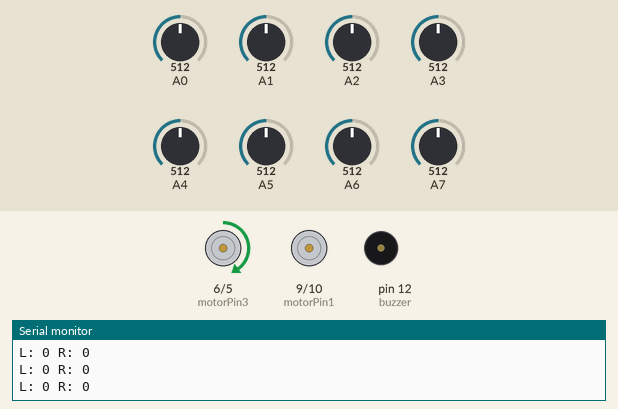
Simulated run of this sketch. Board: Arduino Uno, built with avr-gcc and run on an emulated ATmega328P. Parts: motor-driver pin pairs drawn as motors (green arrow = first pin HIGH = forward, orange = second pin HIGH = backward, longer = more drive), buzzer (waves = sounding, pin HIGH), the last lines printed to the serial monitor. The test bench sets the inputs (shaded band); at power-on: A1 = 512, A3 = 512, A0 = 512, A2 = 512, A6 = 512, A4 = 512, A5 = 512, A7 = 512.

Above: at 6.6 s.
6.7 s: A1 set to 525
At 6.77 s:
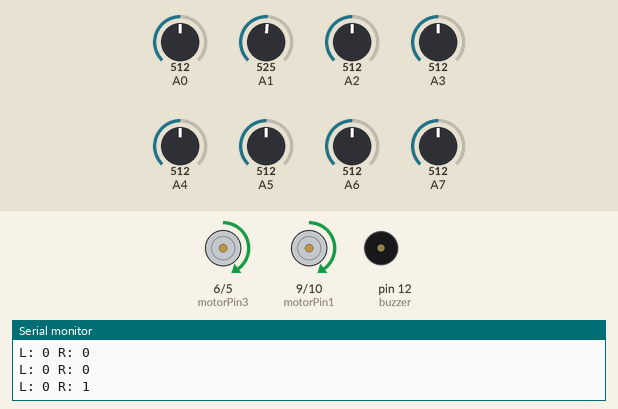
At 8.1 s:
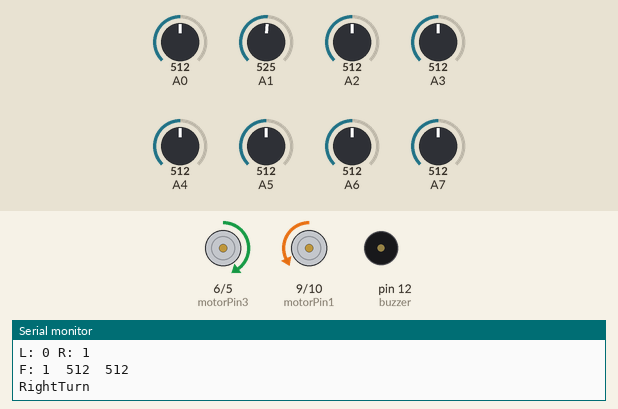
8.3 s: A3 set to 528
At 8.8 s:
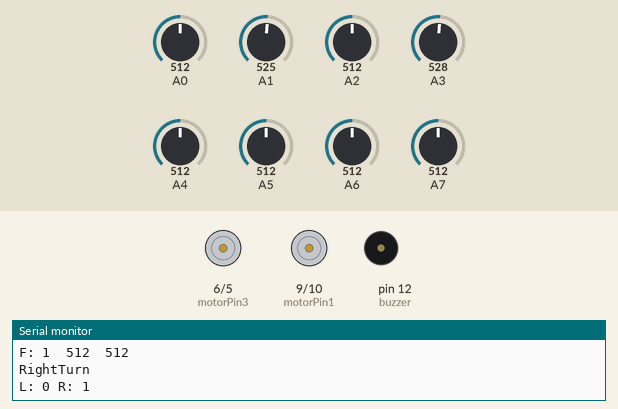
11.3 s: A0 set to 531
At 12.46 s:
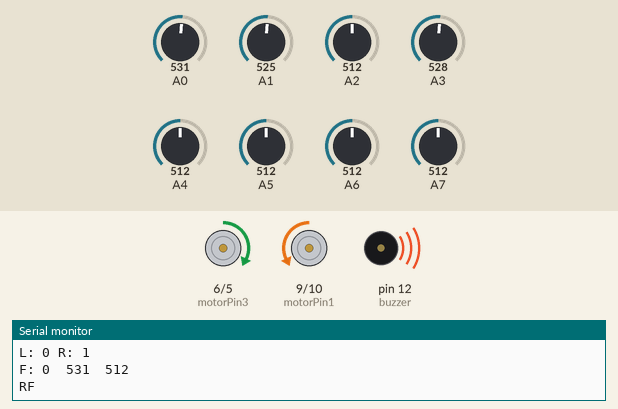
14.3 s: A2 set to 716
17.3 s: A6 set to 716
20.3 s: A2 set to 306
Timing chart, 0 to 24.3 s (numbered marks = the images above; inputs shaded):
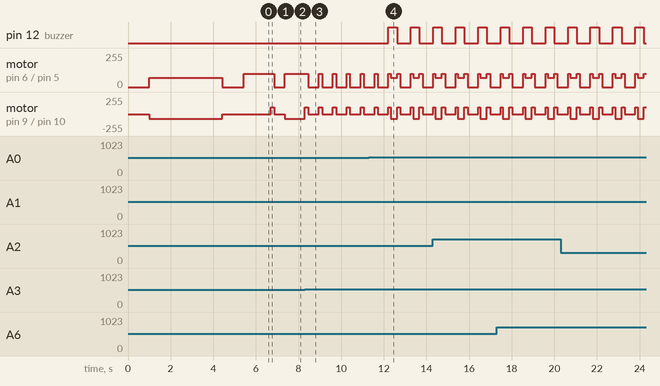

The sketch:

Meccelaration_nodeTurn3.ino
```cpp
//things to change each bot: motorpins, kp, kd, maxSpeed, rotationSpeed,turnDelay,buzzer,contiBlack,contiWhite;
#define sensorNum 8
#define maxSpeed 100
#define rotationSpeed 70

int blackLimit[sensorNum];

const int motorPin1 = 9,motorPin2 = 10;        //right motor
const int motorPin3 = 6,motorPin4 = 5;       //left motor

float error, prevError=0;
float mappedValue, targetValue = 8;

float safety=0.5;

float kp=45;                         //40
float kd=50;                       //10


int motorResponse;
float correction;

int nodeDirection[100]; //(where bot went while mapping, will be opposite while coming back) 0 for right; 1 for front; 2 for left;
int nodeOptions[100];
int currentNode=0;
int currentNodeType=0; //1 for RFL; 2 for RF; 3 for FL; 4 for RL;
int turnDelay=300,fDelay=100;
int buzzer=12;

int digitalReading[sensorNum];
int leftSpeed,rightSpeed;
int pidAllWhite=0,turnAllWhite=0 ;
int leftIR,rightIR,frontIR;
int contiBlack=5,contiWhite=1000,mappingEndCounter=0,stopCounter=0;
int leftIRsWhite=0,rightIRsWhite=0;

int incomingByte;

int time=5;

int prev, curr, diff;


void setup()
{
  //initialize IR pins
  for(int i = 0; i < sensorNum; i++)
  {
    pinMode(A0 + i, INPUT);
  }

  //initialize motor pins
  pinMode(motorPin1, OUTPUT);
  pinMode(motorPin2, OUTPUT);
  pinMode(motorPin3, OUTPUT);
  pinMode(motorPin4, OUTPUT);

  pinMode(buzzer,OUTPUT);


  delay(1000);
    Serial.begin(38400);
calibration();


}


void loop()
{
sensorMapping();
// send data only when you receive data:
if (Serial.available() > 0)
{
        // read the incoming byte:
        incomingByte = Serial.read();

        // say what you got:
        Serial.print("I received: ");
        Serial.println(incomingByte, DEC);
}

//sensorRead();
digitalWrite(buzzer,LOW);

Serial.print("L: ");
Serial.print(leftIRsWhite);
Serial.print(" ");
Serial.print("R: ");
Serial.println(rightIRsWhite);

/*
Serial.println(mappedValue);
Serial.println();
Serial.print(leftSpeed);
Serial.print(" ");
Serial.print(rightSpeed);
Serial.println();
*/
/*// For IR Reading
for(int i = 0; i < sensorNum; i++)


{
  //Serial.print(analogRead(A0+i));
  if(analogRead(A0+i)<blackLimit[i])
 Serial.print("B");
 else Serial.print("W");
 Serial.print(" ");
 Serial.print(analogRead(A0+i));
 Serial.print(" && ");
 Serial.print(blackLimit[i]);
 Serial.print(" ||| ");
}
Serial.println();
Serial.print(leftIR);
Serial.print(" & ");
Serial.println(rightIR);
*/


/*
//return from wrong path
if(mappedValue==111)
{
  //return for RFL
  if(currentNodeType==1)
  {
    { nodeDirection[currentNode]++;
     nodeOptions[currentNode]--;
      while(mappedValue==111)
      {
        plannedACRotate();
        sensorMapping();
      } pid(); motor(leftSpeed,rightSpeed);
      if (rightIR==0 && frontIR==0 && leftIR==0 )
      {
        if(nodeOptions[currentNode]!=0)
        {
        nodeTurn();
        } else
        {
        currentNode-=2;
        nodeTurn();
        }
      }
    }
  }

    //return for RF
  else if(currentNodeType==2)
  {
    { nodeDirection[currentNode]++;
     nodeOptions[currentNode]--;
      while(mappedValue==111)
      {
        plannedACRotate();
        sensorMapping();
      } pid(); motor(leftSpeed,rightSpeed);
      if ((rightIR==0 && leftIR==0) || (frontIR==0 && leftIR==0 ) )
      {
        if(nodeOptions[currentNode]!=0)
        {
        nodeTurn();
        } else
        {
        currentNode-=2;
        motor(leftSpeed,rightSpeed);
        }
      }
    }
  }

    //return for FL
  else if(currentNodeType==3)
  {
    { nodeDirection[currentNode]++;
     nodeOptions[currentNode]--;
      while(mappedValue==111)
      {
        plannedACRotate();
        sensorMapping();
      } pid(); motor(leftSpeed,rightSpeed);
      if ((rightIR==0 && frontIR==0) || (rightIR==0 && leftIR==0 ) )
      {
        if(nodeOptions[currentNode]!=0)
        {
        nodeTurn();
        } else
        {
        currentNode-=2;
        nodeTurn();
        }
      }
    }
  }

    //return for RL
  else if(currentNodeType==4)
  {
    { nodeDirection[currentNode]+=2;
     nodeOptions[currentNode]--;
      while(mappedValue==111)
      {
        plannedACRotate();
        sensorMapping();
      } pid(); motor(leftSpeed,rightSpeed);
      if ((leftIR==0 && frontIR==0) || (rightIR==0 && leftIR==0 ) )
      {
        if(nodeOptions[currentNode]!=0)
        {
        motor(leftSpeed,rightSpeed);
        } else
        {
        currentNode-=2;
        nodeTurn();
        }
      }
    }
  }


}
*/

if(rightIRsWhite==1 || leftIRsWhite==1 )
{ brake();
if( rightIRsWhite==1 || leftIRsWhite==1  )
{

  scout();
  brake();
  delay(500);
  Serial.print("F: ");
  Serial.print(frontIR);
  Serial.print("  ");
  Serial.print(analogRead(A0));
  Serial.print("  ");
  Serial.println(blackLimit[0]);

  //for RL
  if (rightIRsWhite==1 && leftIRsWhite==1 && frontIR==1 )
  { Serial.println("RL");
    digitalWrite(buzzer,HIGH);
    currentNode++;
    nodeDirection[currentNode]=0;
    nodeOptions[currentNode]=2;
    currentNodeType=4;
    nodeTurn();
    pid();
    motor(leftSpeed,rightSpeed);


  }

  else if (leftIRsWhite==1 && rightIRsWhite==0 && frontIR==1)
  {
  Serial.println("LeftTurn");
  sensorMapping();
  while(digitalReading[5]==1)
  {plannedACRotate();
  sensorMapping();
  }
  pid();
  motor(leftSpeed,rightSpeed);
  }

  else if (leftIRsWhite==0 && rightIRsWhite==1 && frontIR==1)
  {
  Serial.println("RightTurn");
  sensorMapping();
  while(digitalReading[3]==1)
  {plannedCRotate();
  sensorMapping();
  }
  pid();
  motor(leftSpeed,rightSpeed);
   }

  //for RFL
  else if (rightIRsWhite==1 && frontIR==0 && leftIRsWhite==1 )
  { Serial.println("RFL");
    digitalWrite(buzzer,HIGH);
    currentNode++;
    nodeDirection[currentNode]=0;
    nodeOptions[currentNode]=3;
    currentNodeType=1;
    nodeTurn();
    pid();
    motor(leftSpeed,rightSpeed);


  }

    //for RF
  else if (rightIRsWhite==1 && frontIR==0 )
  { Serial.println("RF");
    digitalWrite(buzzer,HIGH);
    currentNode++;
    nodeDirection[currentNode]=0;
    nodeOptions[currentNode]=2;
    currentNodeType=2;
    nodeTurn();
    pid();
    motor(leftSpeed,rightSpeed);


  }

      //for FL
  else if (frontIR==0 && leftIRsWhite==1 )
  { Serial.println("FL");
    digitalWrite(buzzer,HIGH);
    currentNode++;
    nodeDirection[currentNode]=1;
    nodeOptions[currentNode]=2;
    currentNodeType=3;
    pid();
    motor(leftSpeed,rightSpeed);


  }


}
}


 else
   {
      pid();
      motor(leftSpeed,rightSpeed);
      sensorMapping();
   }


}


void pid()
{

  error=targetValue-mappedValue;
  correction=(kp*error)+(kd*(error-prevError));
  prevError=error;
  motorResponse=(int)correction;

 if(motorResponse>maxSpeed) motorResponse=maxSpeed;

if(motorResponse<-maxSpeed) motorResponse=-maxSpeed;

   if(motorResponse>0)
  {
    rightSpeed=maxSpeed;
    leftSpeed=maxSpeed-motorResponse;
  }
  else
  {
    rightSpeed=maxSpeed+ motorResponse;
    leftSpeed=maxSpeed;
  }

}

void motor(int left, int right)
{

  if(right>0)
  {
  analogWrite(motorPin1,right);
  analogWrite(motorPin2,0);
  }
  else
  {
    analogWrite(motorPin1,0);
    analogWrite(motorPin2,-right);
  }

  if(left>0)
  {
  analogWrite(motorPin3,left);
  analogWrite(motorPin4,0);
  }
  else
  {
   analogWrite(motorPin3,0);
   analogWrite(motorPin4,-left);
  }

 }


void brake(void)
{
  analogWrite(motorPin1, 0);
  analogWrite(motorPin2, 0);
  analogWrite(motorPin3, 0);
  analogWrite(motorPin4, 0);
}

void plannedACRotate()
{
  analogWrite(motorPin1,rotationSpeed);
  analogWrite(motorPin2, 0);
  analogWrite(motorPin3, 0);
  analogWrite(motorPin4,rotationSpeed);

}

void plannedCRotate()
{
  analogWrite(motorPin1,0);
  analogWrite(motorPin2, rotationSpeed);
  analogWrite(motorPin3, rotationSpeed);
  analogWrite(motorPin4,0);

}

void scout()
{
  motor(maxSpeed,maxSpeed);
  delay(150);
  brake();
  if(analogRead(A0)>blackLimit[0])
  {
    frontIR=0;
  } else frontIR=1;
}

void nodeTurn()
{
  motor(maxSpeed,maxSpeed);
  delay(fDelay);
  plannedCRotate();
  delay(turnDelay);
  sensorMapping();
  while(mappedValue==111)
  {
  plannedCRotate();
  sensorMapping();
  }
}


void sensorMapping()
{
int sum=0,pidDetect=0, mappingEndDetect=0;

 for (int i = 0; i <sensorNum; i++)
  {

    if (analogRead(A0+i) > blackLimit[i])
     {

      if(i>1 && i<7) {sum += i*2; pidDetect++;}
      mappingEndDetect++;
      digitalReading[i]= 0;
    } else digitalReading[i]= 1;


  }
   if(pidDetect!=0){
  mappedValue = sum / pidDetect;
   }
   else mappedValue=111;


if (digitalReading[1]==0 || digitalReading[7]==0)
{
  if (digitalReading[1]==0)
  {
    rightIRsWhite=1;
  } else {rightIRsWhite=0;}
  if (digitalReading[7]==0)
  {
    leftIRsWhite=1;
  } else {leftIRsWhite=0;}
} else {rightIRsWhite=0;leftIRsWhite=0;}


if(mappingEndDetect==sensorNum)
{
mappingEndCounter++;

} else {mappingEndCounter=0;}

}


//auto calibration
void calibration()
{
  plannedCRotate();
  float upSum = 0,lowSum = 0;
  int sensorArray[sensorNum][2];

  for(int i = 0; i < sensorNum; i++)
    {
      sensorArray[i][0] = analogRead(A0+i);
      sensorArray[i][1] = analogRead(A0+i);
    }


  int loopCounter = (int)(time * 1000 / 2.5);
  while(loopCounter)
  {
    for(int i = 0; i < sensorNum; i++)
    {
      if(analogRead(A0+i)<sensorArray[i][0]) sensorArray[i][0]=analogRead(A0+i);
      if(analogRead(A0+i)>sensorArray[i][1]) sensorArray[i][1]=analogRead(A0+i);
    }
  loopCounter--;

  }

 for(int i=0; i < sensorNum; i++)
  blackLimit[i] = (int)(sensorArray[i][0] + safety * (sensorArray[i][1] - sensorArray[i][0]));
prev = millis();
sensorMapping ();
curr= millis();
diff = curr - prev;

  brake();
  delay(1000);

}
```

Measured:
- the behaviour switches between 512 and 513 on A1 (found by bisection; images 0 and 1)
- the behaviour switches between 512 and 513 on A3 (found by bisection; images 2 and 3)
- the behaviour switches between 512 and 513 on A0 (found by bisection; images 3 and 4)
- after the input at 6.7 s, motor on pin 6 (motorPin3) / pin 5 (motorPin4): forward 100/255 → stopped after 0.15 s, → forward 100/255 0.50 s later; motor on pin 9 (motorPin1) / pin 10 (motorPin2): stopped → forward 100/255 at once, → stopped 0.15 s later, → backward 70/255 0.50 s later
- after the input at 8.3 s, motor on pin 6 (motorPin3) / pin 5 (motorPin4): alternates forward 100/255 for 0.15 s and stopped for 0.50 s, starting after 0.15 s; motor on pin 9 (motorPin1) / pin 10 (motorPin2): alternates forward 100/255 for 0.15 s and stopped for 0.50 s, starting at once
- after the input at 11.3 s, pin 12 (buzzer): alternates HIGH for 0.40 s and LOW for 0.65 s, starting after 0.92 s
